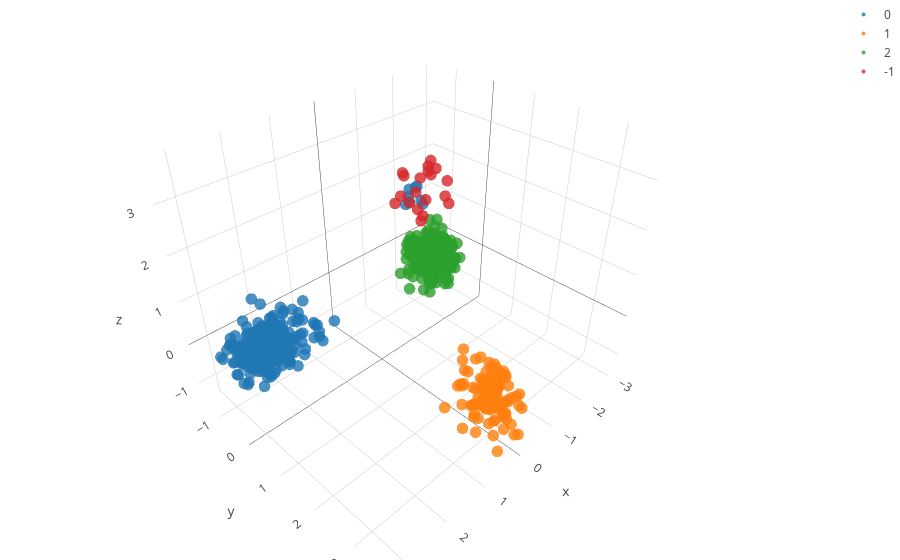

Here is the notebook cell this chart was saved with:
### Code cell
names= ["0","1","2","oulier"]

fig_features= [go.Scatter3d(
        x = global_data[[x for x in range(len(new_labels)) if new_labels[x] == i],0],
        y = global_data[[x for x in range(len(new_labels)) if new_labels[x] == i],1],
        z = global_data[[x for x in range(len(new_labels)) if new_labels[x] == i],2],
        type='scatter3d',
        mode= "markers",
        marker= {
        'line': {'width': 0},
        'size': 4,
        'symbol': 'circle',
      "opacity": .8
      },
      name= names[i]
    ) for i in list(set(new_labels))]


layout = go.Layout(
    margin=dict(
        l=0,
        r=0,
        b=0,
        t=0
    )
)

fig = go.Figure(data=fig_features, layout=layout)
iplot(fig)
